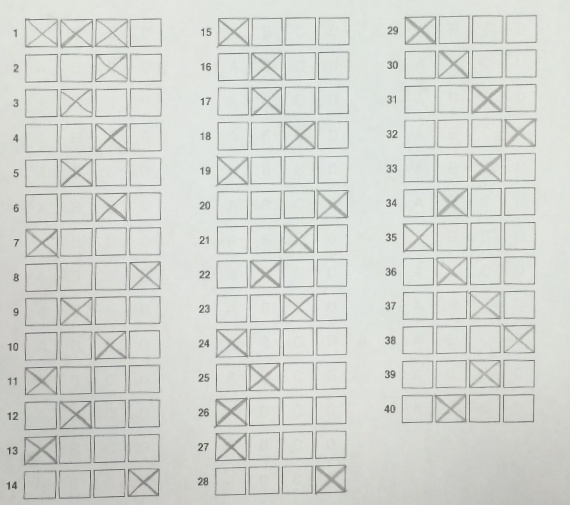
#> input picture Test_code/inputTestFile/wrap.png, 570 x 505 px, found by its file name
$ python v1.py   (Python 2 division)   (older library calls are emulated)
#> lines starting #> are read from the running program, lines starting #| are printed output that depends on the picture; after the words box and inside, x2 and y2 are one past the last pixel; in counts of white or black regions, pixels touching at a corner belong together
import cv2
import numpy as np
import sys

# [350 lines left out: functions order_points, four_point_transform, check_include, find_centre, process_centre_list, find_answer and 4 more, not called in this run]


def grading(image1, answer_file_name):
#> called with image1 = 'wrap.png', answer_file_name = 'answer.txt'
    name = "upload/" + image1
    image = cv2.imread(name)
#> image is the input picture: shape (505, 570, 3); mean B, G, R 208.7, 213.6, 211
    f = open("upload/"+answer_file_name)
#> (reads Test_code/inputTestFile/answer.txt from the repository)
    correct_answer = f.read()

    image = cv2.resize(image,None,fx=2, fy=2, interpolation = cv2.INTER_LANCZOS4)
#> image: shape (1010, 1140, 3)

    # ratio = 1000.0 / image.shape[1]
    # # new dimension for image
    # dim = (1000, int(image.shape[0] * ratio))
    # # perform the actual resizing of the image and show it
    # # interpolation = cv2.INTER_AREA this is the algorithm we used. Do worry now
    # image = cv2.resize(image, dim, interpolation = cv2.INTER_AREA)

    # ratio = image.shape[0] / 500.0
    # orig = image.copy()
    # convert image to grayscale
    gray = cv2.cvtColor(image, cv2.COLOR_BGR2GRAY)
    # blur the image slightly to remove noise.
    # gray = cv2.bilateralFilter(gray, 11, 17, 17)
    gray = cv2.GaussianBlur(gray, (5, 5), 0) #is an alternative way to blur the image
    # canny edge detection
    edged = cv2.Canny(gray, 30, 200)
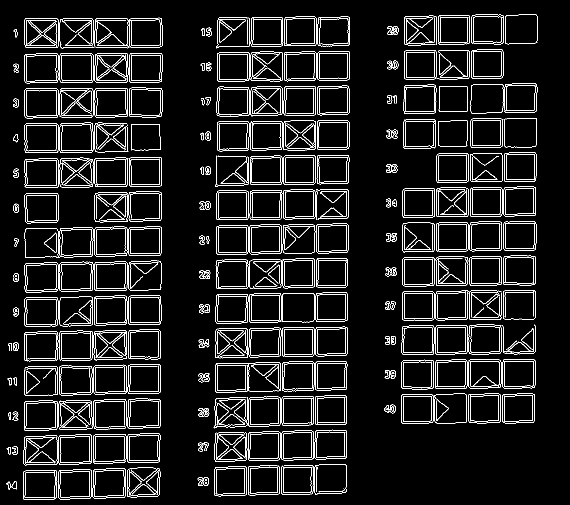
#> edged: shape (1010, 1140) (shown at 1/2 size); 7% white in thin lines or dots, all inside (x1, y1, x2, y2) = (12, 29, 1075, 1000)
    # two threshold method.
    # The first one is normal threshold method
    # The second one is use Gaussian method which has better effect.
    # ret,thresh1 = cv2.threshold(gray,150,150,cv2.THRESH_BINARY)
    thresh1 = cv2.adaptiveThreshold(gray, 255, cv2.ADAPTIVE_THRESH_GAUSSIAN_C, cv2.THRESH_BINARY, 11, 2)
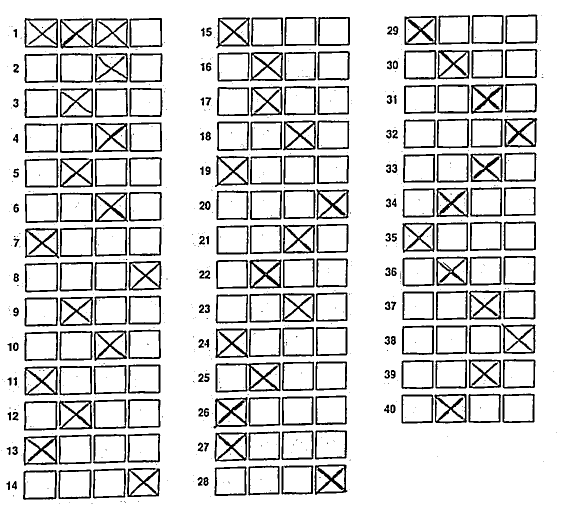
#> thresh1: shape (1010, 1140) (shown at 1/2 size); 85.9% white; 625 black regions (395 under 20 px)

    # cv2.imshow("gray image", thresh1)
    # cv2.imwrite('thresh1.png',thresh1)
    # cv2.waitKey(15000)

    # find contours in the edged image, keep only the largest ones, and initialize
    # our screen contour
    # findContours takes three parameter:
    # First parameter: the image we want to find counter. Need to copy since this method will
    # destroy the image.
    # Second parameter: cv2.RETR_TREE tells OpenCV to compute the hierarchy (relationship)
    # between contours
    # Third parameter: compress the contours to save space using cv2.CV_CHAIN_APPROX_SIMPLE
    try:
        (cnts, _) = cv2.findContours(edged.copy(), cv2.RETR_TREE, cv2.CHAIN_APPROX_SIMPLE)
#> cnts = 721 contours, 103 with area under 20; largest, box (x1, y1, x2, y2) and area: (434, 103, 566, 163) 7229, (431, 725, 562, 785) 7188, (499, 586, 629, 645) 7126, (431, 725, 562, 785) 7090, (49, 177, 117, 237) 3855
    except:
        (_, cnts, _) = cv2.findContours(edged.copy(), cv2.RETR_TREE, cv2.CHAIN_APPROX_SIMPLE)

    # (cnts, _) = cv2.findContours(edged.copy(), cv2.RETR_TREE, cv2.CHAIN_APPROX_SIMPLE)
    # the number of returned parameter is different depending on the version of openCV
    # for 2.x it is (cnts, _) = cv2.findContours(edged.copy(), cv2.RETR_TREE, cv2.CHAIN_APPROX_SIMPLE)
    # for 3.x it is (_, cnts, _) = cv2.findContours(edged.copy(), cv2.RETR_TREE, cv2.CHAIN_APPROX_SIMPLE)
    # sort the counter. The reference is the countourArea. And we only get largest 10
    # countour.
    cnts = sorted(cnts, key=cv2.contourArea, reverse=True)[:1000]
    # cnts = sorted(cnts, key = cv2.contourArea,reverse=True)[:500]

    # a new list to store all the rectangle counter
    cnts_rect = []
    # initialize the screenCnt.
    screenCnt = None

    # loop over our contours
    for c in cnts:
        # approximate the contour
        peri = cv2.arcLength(c, True)
        # This function gives the number of vertices of the figure
        # For example, approx returns 4 if the shape is rectangle and 5 if the shape is pentagon
        # k is constant, it can be changing from 0.005 to 0.1
        # k = 0.005
        k = 0.01
        approx = cv2.approxPolyDP(c, k * peri, True)
        # if our approximated contour has four points, then
        # we can assume that we have found our screen
        if len(approx) == 4 and cv2.contourArea(c) > 1200:
            screenCnt = approx
            cnts_rect.append(approx)
#> this loop made 721 passes
#> (peri, screenCnt) on passes 5, 7, 8, 9, 11, 13, 14, 18, 22, 23, 24, 25: (246.1, [[50, 178], [50, 235], [115, 233], [115, 178]]), (247.8, [[50, 37], [51, 94], [115, 94], [114, 37]]), (247.2, [[115, 387], [50, 388], [52, 445], [115, 443]]), (250.3, [[50, 248], [51, 305], [116, 303], [115, 248]]), (248, [[50, 108], [51, 165], [115, 163], [114, 107]]), (246.6, [[120, 457], [121, 513], [185, 511], [184, 455]]), (244.6, [[50, 596], [51, 652], [114, 650], [114, 595]]), (246.6, [[115, 526], [51, 527], [50, 583], [115, 581]]), (247.2, [[50, 319], [49, 373], [116, 373], [114, 317]]), (247.5, [[112, 941], [48, 942], [46, 997], [111, 997]]), (252.4, [[49, 666], [50, 721], [114, 719], [115, 664]]), (243.6, [[182, 870], [119, 871], [118, 928], [181, 926]])
#> peri on passes 1, 2, 3, 4, 6, 10: 484.9, 481.3, 481, 966.9, 244.6, 244.9
#> after the loop, cnts_rect = 234 contours; largest, box (x1, y1, x2, y2) and area: (50, 37, 116, 95) 3648, (50, 248, 117, 306) 3641, (50, 178, 116, 236) 3640, (190, 385, 256, 444) 3621, (50, 387, 116, 446) 3618
        # print "this is coutour area ", cv2.contourArea(c)

    # the print is for test
    # print screenCnt[0][0]

    # to draw the contours in the original image.
    # print len(cnts_rect)
    cv2.drawContours(image, cnts_rect, -1, (0, 255, 0), 3)
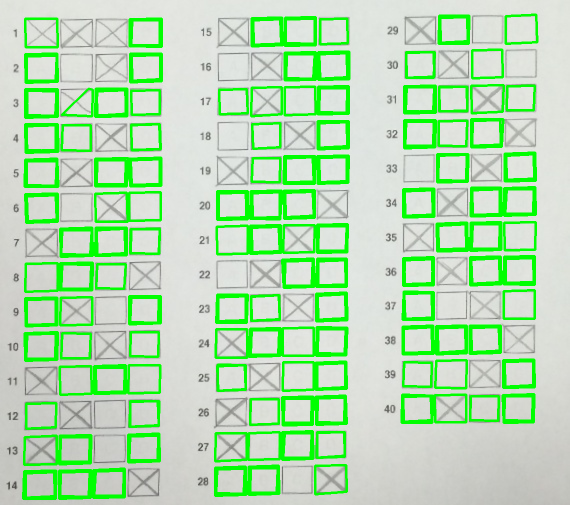
#> image: shape (1010, 1140, 3) (shown at 1/2 size); mean B, G, R 178.6, 222.4, 180.7

    cv2.imshow("Game Boy Screen", image)
    cv2.imwrite('contours.png', image)


    cv2.waitKey(10000)

    # to find height and length of the rectangle
    '''
    height = cnts_rect[0][2][0][1] - cnts_rect[0][0][0][1]
    length = cnts_rect[0][2][0][0] - cnts_rect[0][0][0][0]

    # x_axis is a list, store all the x_axis data of one contour
    # y_axis is a list, store all the y_axis data of same contour
    # cnts[0] is a list of point, which is one rectangle

    centre_list = find_centre(cnts_rect)
    # print len(centre_list)

    # print "this length of centre_list is ", len(centre_list)

    centre_list_col = sorted(centre_list, key=lambda point: point[1])
    # answer_list is a list. It contains x elements, x is rows of the answer sheet. It is also list
    # every row_list contains also list which are centre points of rectangle.
    answer_list = find_missing_rectangle(centre_list, centre_list_col, length // 2, height // 2)

    # ============================================================
    # for test print point in centre list
    # ============================================================
    # print len(answer_list)
    # for list1 in answer_list:
    #     print("the length of list1 is ", len(list1))
    #     for element in list1:
    #         print element

    # print len(answer_list)
    # ============================================================
    # end test
    # ============================================================

    number_of_choice = 4
    answer = find_answer2(answer_list,number_of_choice,thresh1,pixel=40,number_of_question=40)

    answer = change_num_into_choice(answer,number_of_choice)
    # print "length is " ,len(answer)
    # print answer


    result = grade_answer(correct_answer,answer)
    print result
    return result


    # [4 lines of commented-out code are left out]

    centre_list = sorted(centre_list, key=lambda point: point[0])
    # [14 lines of commented-out code are left out]

    cv2.imwrite('contours.png', image)
    cv2.imwrite('thresh1.png',thresh1)
    # cv2.waitKey(15000)

    # apply the four point transform to obtain a top-down
    # view of the original image

    warped = four_point_transform(orig, screenCnt.reshape(4, 2) * ratio)
    warped = four_point_transform(orig, screenCnt.reshape(4, 2) * ratio)
    warped = cv2.cvtColor(warped, cv2.COLOR_BGR2GRAY)
    ret, thresh1 = cv2.threshold(warped, 80, 85, cv2.THRESH_BINARY)
    # cv2.imshow("Binary",thresh1 )
    warped = warped.astype("uint8") * 255
    # cv2.waitKey(10000)

    cv2.imwrite('messigray.png', image)
    '''

def this_is_also_test():
    pass

# test for different comment
def test1():
    pass

if __name__ == '__main__':
    image_file = "wrap.png"
    answer_file = "answer.txt"

    answer = grading(image_file, answer_file)
    print "This is the output of the main function ", answer
